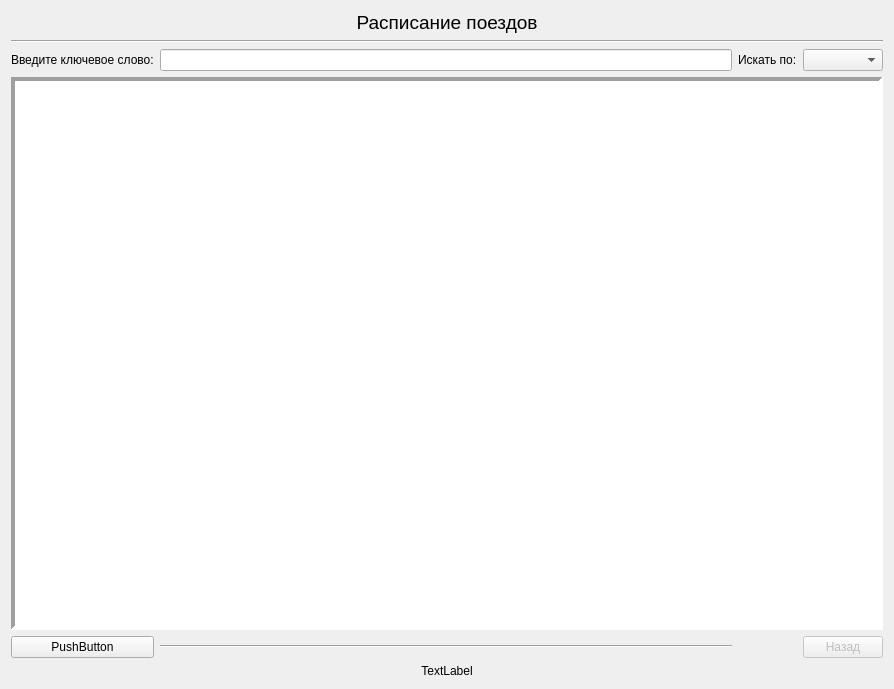
<?xml version="1.0" encoding="UTF-8"?>
<ui version="4.0">
 <class>userWindow</class>
 <widget class="QDialog" name="userWindow">
  <property name="geometry">
   <rect>
    <x>0</x>
    <y>0</y>
    <width>894</width>
    <height>689</height>
   </rect>
  </property>
  <property name="windowTitle">
   <string>Расписание</string>
  </property>
  <property name="windowIcon">
   <iconset>
    <normaloff>../rzhd.png</normaloff>../rzhd.png</iconset>
  </property>
  <layout class="QGridLayout" name="gridLayout">
   <item row="2" column="2">
    <widget class="QLabel" name="lbFor">
     <property name="text">
      <string>Искать по:</string>
     </property>
    </widget>
   </item>
   <item row="6" column="0" colspan="4">
    <widget class="QLabel" name="label_sec_status">
     <property name="text">
      <string>TextLabel</string>
     </property>
     <property name="alignment">
      <set>Qt::AlignCenter</set>
     </property>
    </widget>
   </item>
   <item row="2" column="1">
    <widget class="QLineEdit" name="lineEdit"/>
   </item>
   <item row="2" column="0">
    <widget class="QLabel" name="lbSearch">
     <property name="text">
      <string>Введите ключевое слово:</string>
     </property>
    </widget>
   </item>
   <item row="3" column="0" colspan="4">
    <widget class="QTableView" name="tableView">
     <property name="focusPolicy">
      <enum>Qt::WheelFocus</enum>
     </property>
     <property name="frameShape">
      <enum>QFrame::Panel</enum>
     </property>
     <property name="frameShadow">
      <enum>QFrame::Sunken</enum>
     </property>
     <property name="lineWidth">
      <number>4</number>
     </property>
     <property name="midLineWidth">
      <number>4</number>
     </property>
     <property name="showDropIndicator" stdset="0">
      <bool>true</bool>
     </property>
     <property name="selectionMode">
      <enum>QAbstractItemView::NoSelection</enum>
     </property>
     <property name="textElideMode">
      <enum>Qt::ElideNone</enum>
     </property>
     <property name="gridStyle">
      <enum>Qt::SolidLine</enum>
     </property>
     <property name="sortingEnabled">
      <bool>true</bool>
     </property>
     <attribute name="horizontalHeaderCascadingSectionResizes">
      <bool>true</bool>
     </attribute>
     <attribute name="horizontalHeaderDefaultSectionSize">
      <number>141</number>
     </attribute>
     <attribute name="horizontalHeaderMinimumSectionSize">
      <number>140</number>
     </attribute>
     <attribute name="horizontalHeaderShowSortIndicator" stdset="0">
      <bool>true</bool>
     </attribute>
     <attribute name="horizontalHeaderStretchLastSection">
      <bool>true</bool>
     </attribute>
     <attribute name="verticalHeaderCascadingSectionResizes">
      <bool>true</bool>
     </attribute>
     <attribute name="verticalHeaderDefaultSectionSize">
      <number>30</number>
     </attribute>
     <attribute name="verticalHeaderHighlightSections">
      <bool>true</bool>
     </attribute>
     <attribute name="verticalHeaderMinimumSectionSize">
      <number>130</number>
     </attribute>
     <attribute name="verticalHeaderShowSortIndicator" stdset="0">
      <bool>true</bool>
     </attribute>
     <attribute name="verticalHeaderStretchLastSection">
      <bool>false</bool>
     </attribute>
    </widget>
   </item>
   <item row="4" column="3">
    <widget class="QPushButton" name="pushButton_schedule">
     <property name="enabled">
      <bool>false</bool>
     </property>
     <property name="text">
      <string>Назад</string>
     </property>
    </widget>
   </item>
   <item row="2" column="3">
    <widget class="QComboBox" name="cbColumns"/>
   </item>
   <item row="0" column="0" colspan="4">
    <widget class="QLabel" name="label">
     <property name="font">
      <font>
       <pointsize>14</pointsize>
       <weight>50</weight>
       <bold>false</bold>
      </font>
     </property>
     <property name="text">
      <string>Расписание поездов</string>
     </property>
     <property name="alignment">
      <set>Qt::AlignCenter</set>
     </property>
    </widget>
   </item>
   <item row="1" column="0" colspan="4">
    <widget class="Line" name="line_2">
     <property name="orientation">
      <enum>Qt::Horizontal</enum>
     </property>
    </widget>
   </item>
   <item row="4" column="1">
    <widget class="Line" name="line">
     <property name="orientation">
      <enum>Qt::Horizontal</enum>
     </property>
    </widget>
   </item>
   <item row="4" column="0">
    <widget class="QPushButton" name="pushButton_5">
     <property name="enabled">
      <bool>true</bool>
     </property>
     <property name="text">
      <string>PushButton</string>
     </property>
    </widget>
   </item>
  </layout>
 </widget>
 <resources/>
 <connections/>
</ui>
